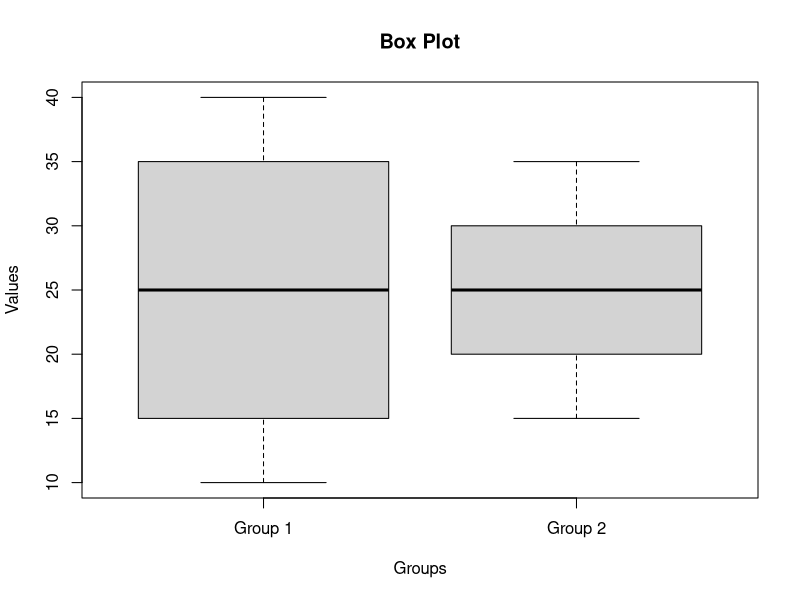

Write the R code that produced this figure.
# Multiple sets of data
data_list <- list(data1 = c(10, 20, 30, 40), data2 = c(15, 25, 35))

# Create a box plot for multiple data sets
boxplot(data_list, main = "Box Plot", xlab = "Groups", ylab = "Values", names = c("Group 1", "Group 2"))
